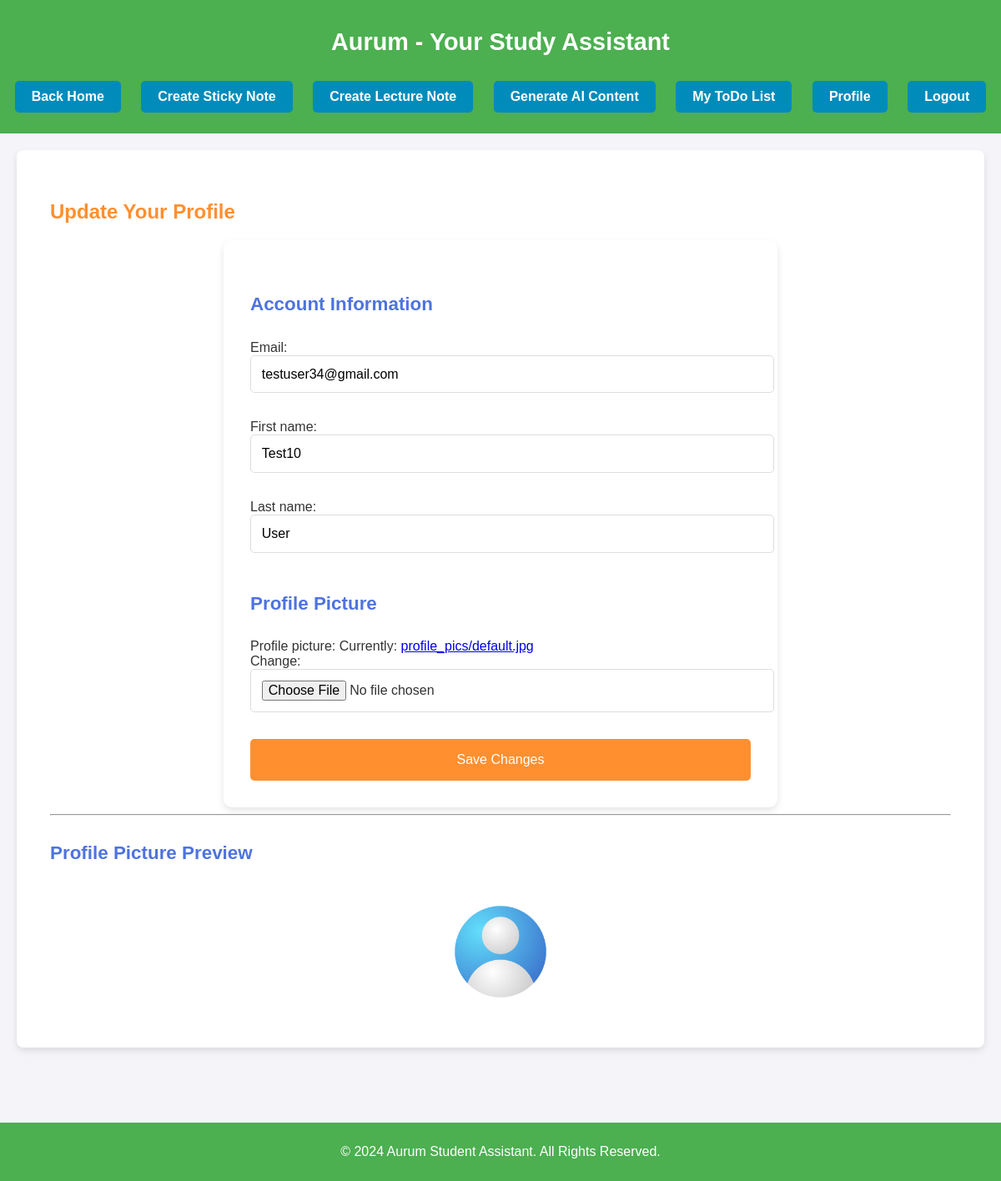
Screenshot of /profile/ (signed in) with the database file from the repository.
### users/models.py (models this page shows, shortened)
class CustomUser(AbstractBaseUser, PermissionsMixin):
    email = models.EmailField(unique=True)
    first_name = models.CharField(max_length=50)
    last_name = models.CharField(max_length=50)
    is_active = models.BooleanField(default=False)
    is_staff = models.BooleanField(default=False)
    date_joined = models.DateTimeField(auto_now_add=True)
    role = models.CharField(max_length=20, choices=[
        ('student', 'Student'),
        ('admin', 'Admin'),
    ], default='student')
    otp = models.CharField(max_length=6, null=True, blank=True)
    otp_created_at = models.DateTimeField(null=True, blank=True)
    objects = CustomUserManager()
    USERNAME_FIELD = 'email'
    REQUIRED_FIELDS = ['first_name', 'last_name']

class Profile(models.Model):
    user = models.OneToOneField(CustomUser, on_delete=models.CASCADE, related_name='profile')
    bio = models.TextField(blank=True, null=True)
    profile_picture = models.ImageField(upload_to="profile_pics/", default="profile_pics/default.jpg")

### users/views.py (the view)
# urls.py: path("profile/", views.profile, name="profile"),
@login_required
def profile(request):
    if not hasattr(request.user, 'profile'):
        Profile.objects.get_or_create(user=request.user)
    if request.method == "POST":
        user_form = UserUpdateForm(request.POST, instance=request.user)
        profile_form = ProfileUpdateForm(request.POST, request.FILES, instance=request.user.profile)
        if user_form.is_valid() and profile_form.is_valid():
            user_form.save()
            profile_form.save()
            messages.success(request, "Your profile has been successfully updated!")
            return redirect("profile")
        else:
            messages.error(request, "Please correct the errors below.")
    else:
        user_form = UserUpdateForm(instance=request.user)
        profile_form = ProfileUpdateForm(instance=request.user.profile)
    context = {
        "user_form": user_form,
        "profile_form": profile_form,
    }
    return render(request, "users/profile.html", context)

### users/forms.py
class UserUpdateForm(forms.ModelForm):
    class Meta:
        model = CustomUser
        fields = ["email", "first_name", "last_name"]

class ProfileUpdateForm(forms.ModelForm):
    class Meta:
        model = Profile
        fields = ['profile_picture']
        widgets = {
            'profile_picture': forms.ClearableFileInput(attrs={'class': 'form-control'})
        }

### users/templates/users/profile.html (shortened to what this page needs)
{% extends "base.html" %}
{% load static %}
{% block content %}
<div class="container my-4">
    <h2 class="text-center" style="color: #ff8f2f;">Update Your Profile</h2>
    <form method="POST" enctype="multipart/form-data" class="profile-form-container">
        <h4 class="mt-4">Account Information</h4>
        <div class="form-group">
            {{ user_form.as_p }}
        </div>
        <h4 class="mt-4">Profile Picture</h4>
        <div class="form-group">
            {{ profile_form.as_p }}
        </div>
        <button type="submit" class="btn btn-pastel-peach w-100">
             Save Changes
        </button>
    </form>
    <hr>
    <div class="profile-preview text-center">
        <h4>Profile Picture Preview</h4>
        <div class="profile-img-preview">
            {% if request.user.profile.profile_picture %}
                <img src="{{ request.user.profile.profile_picture.url }}" alt="Profile Picture" class="profile-img">
            {% else %}
                <img src="/media/profile_pics/default.jpg" alt="Default Profile Picture" class="profile-img">
            {% endif %}
        </div>
    </div>
</div>
{% endblock %}

### notes/templates/base.html (style rules this page uses)
body { font-family: 'Poppins', sans-serif; margin: 0; padding: 0; background-color: #f4f4f9; color: #333; }
.container { max-width: 1200px; margin: 0 auto; padding: 20px; }
button { background-color: #4CAF50; color: white; padding: 12px 20px; border: none; border-radius: 5px; font-size: 1em; cursor: pointer; width: 100%; }

### users/templates/users/profile.html (style rules this page uses)
.profile-form-container { max-width: 600px; margin: 0 auto; padding: 2rem; background-color: white; border-radius: 10px; box-shadow: 0px 4px 8px rgba(0, 0, 0, 0.1); }
.btn-pastel-peach { background-color: #ff8f2f; color: white; font-size: 1rem; padding: 1rem; border-radius: 5px; transition: background-color 0.3s ease; border: none; }
.profile-img-preview { margin-top: 1rem; border-radius: 50%; overflow: hidden; width: 150px; height: 150px; margin: 0 auto; }
.profile-img { width: 100%; height: 100%; object-fit: cover; }
.form-group input, .form-group select, .form-group textarea { padding: 0.8rem; font-size: 1rem; border: 1px solid #ddd; border-radius: 5px; width: 100%; margin-bottom: 1rem; }
h4 { color: #4e73df; font-size: 1.4rem; margin-top: 2rem; }

### rows the page displays
CustomUser: email "testuser34@gmail.com", first_name "Test10", last_name "User", user.profile.profile_picture (placeholder picture)
